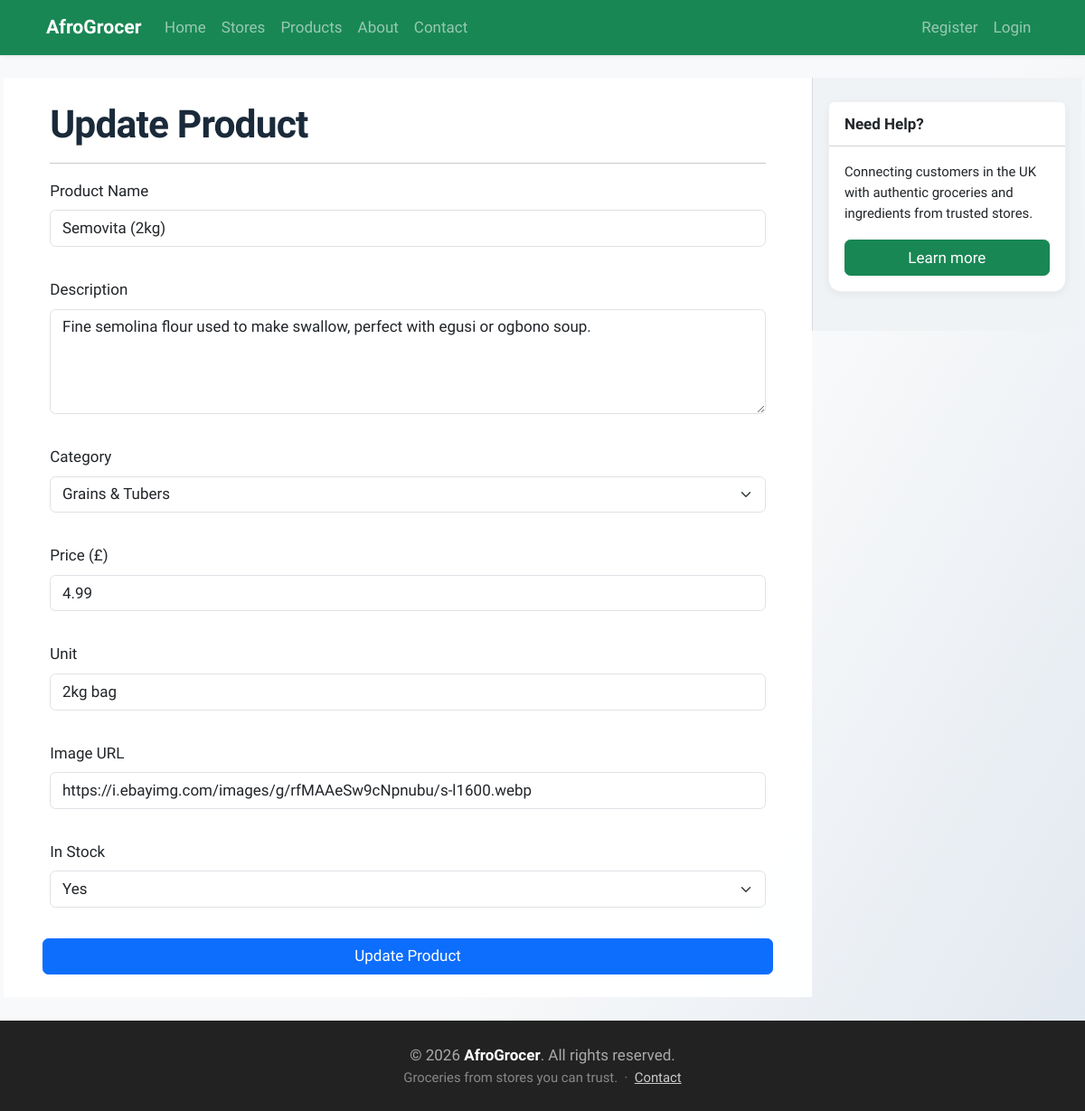
Page /update/1/ on the earlier database version.
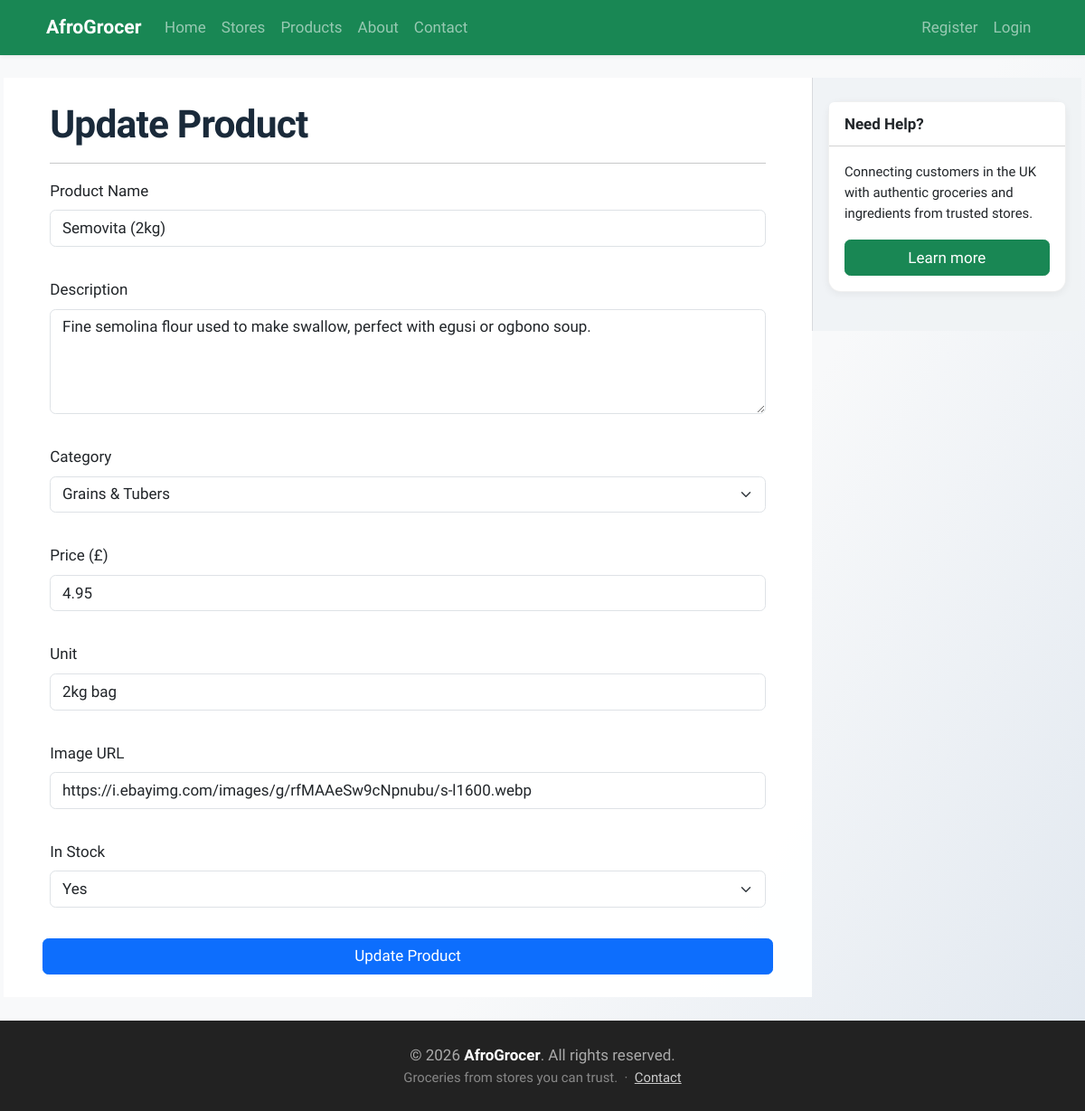
Same page on the later database version.
### tables this page shows
CREATE TABLE products (
    id          INTEGER PRIMARY KEY AUTOINCREMENT,
    store_id    INTEGER NOT NULL REFERENCES stores(id),
    category_id INTEGER NOT NULL REFERENCES categories(id),
    origin_id   INTEGER REFERENCES origins(id),
    name        TEXT NOT NULL,
    description TEXT,
    price_gbp   REAL NOT NULL,
    unit        TEXT,           -- e.g. '1kg', '500ml', 'per piece'
    image       TEXT,           -- URL or filename of product image
    in_stock    BOOLEAN DEFAULT 1,
    created     TIMESTAMP DEFAULT CURRENT_TIMESTAMP
);

CREATE TABLE categories (
    id      INTEGER PRIMARY KEY AUTOINCREMENT,
    name    TEXT UNIQUE NOT NULL,
    slug    TEXT UNIQUE NOT NULL,
    icon    TEXT
);

### app.py (the view, shortened to what this page needs)
@app.route('/update/<int:id>/', methods=('GET', 'POST'))
def update_product(id):
   product = get_product_by_id(id)
   categories = get_all_categories()
   return render_template('update_product.html', title="Update Product", product=product, categories=categories)

### app.py (called while the page is built)
@app.context_processor
def inject_csrf_token():
    return dict(csrf_token=generate_csrf())

@app.context_processor
def inject_site_name():
    return dict(siteName=siteName)

@app.context_processor
def inject_current_year():
    return dict(current_year=datetime.now().year)

@app.context_processor
def inject_user_role():
    is_admin = False
    if session.get('user_id'):
        user = get_user_by_id(session['user_id'])
        if user and user['role'] == 'admin':
            is_admin = True
    return dict(is_admin=is_admin)

### db/db.py (called while the page is built)
def get_db_connection():
    BASE_DIR = os.path.dirname(os.path.dirname(os.path.abspath(__file__)))
    db_path = os.path.join(BASE_DIR, 'db', 'database.db')
    conn = sqlite3.connect(db_path)
    conn.row_factory = sqlite3.Row
    return conn

def get_all_categories():
    connection = get_db_connection()
    categories = connection.execute(
        "SELECT * FROM categories ORDER BY name ASC"
    ).fetchall()
    connection.close()
    return categories

### Templates/update_product.html (shortened to what this page needs)
{% extends "base.html" %}
{% block content %}
<h1>Update Product</h1>
<hr>
<form method="post" enctype="multipart/form-data" class="row g-3">
    <div class="mb-3">
        <label class="form-label">Product Name</label>
        <input
            type="text"
            name="name"
            class="form-control"
            value="{{ product['name'] }}"
            required
        >
    </div>
    <div class="mb-3">
        <label class="form-label">Description</label>
        <textarea
            name="description"
            class="form-control"
            rows="4"
            required
        >{{ product['description'] }}</textarea>
    </div>
    <div class="mb-3">
        <label class="form-label">Category</label>
        <select name="category_id" class="form-select" required>
            {% for category in categories %}
                <option
                    value="{{ category['id'] }}"
                    {% if category['id'] == product['category_id'] %}
                        selected
                    {% endif %}
                >
                    {{ category['name'] }}
                </option>
            {% endfor %}
        </select>
    </div>
    <div class="mb-3">
        <label class="form-label">Price (£)</label>
        <input
            type="number"
            step="0.01"
            name="price_gbp"
            class="form-control"
            value="{{ product['price_gbp'] }}"
            required
        >
    </div>
    <div class="mb-3">
        <label class="form-label">Unit</label>
        <input
            type="text"
            name="unit"
            class="form-control"
            value="{{ product['unit'] }}"
            required
        >
    </div>
    <div class="mb-3">
        <label class="form-label">Image URL</label>
        <input
            type="text"
            name="image"
            class="form-control"
            value="{{ product['image'] }}"
        >
    </div>
    <div class="mb-3">
        <label class="form-label">In Stock</label>
        <select name="in_stock" class="form-select">
            <option value="1"
                {% if product['in_stock'] == 1 %}
                    selected
                {% endif %}
            >
                Yes
            </option>
        </select>
    </div>
    <button type="submit" class="btn btn-primary">
        Update Product
    </button>
</form>
{% endblock %}

Differences in the rows shown:
changed products "Semovita (2kg)": price_gbp "4.99" → "4.95"
